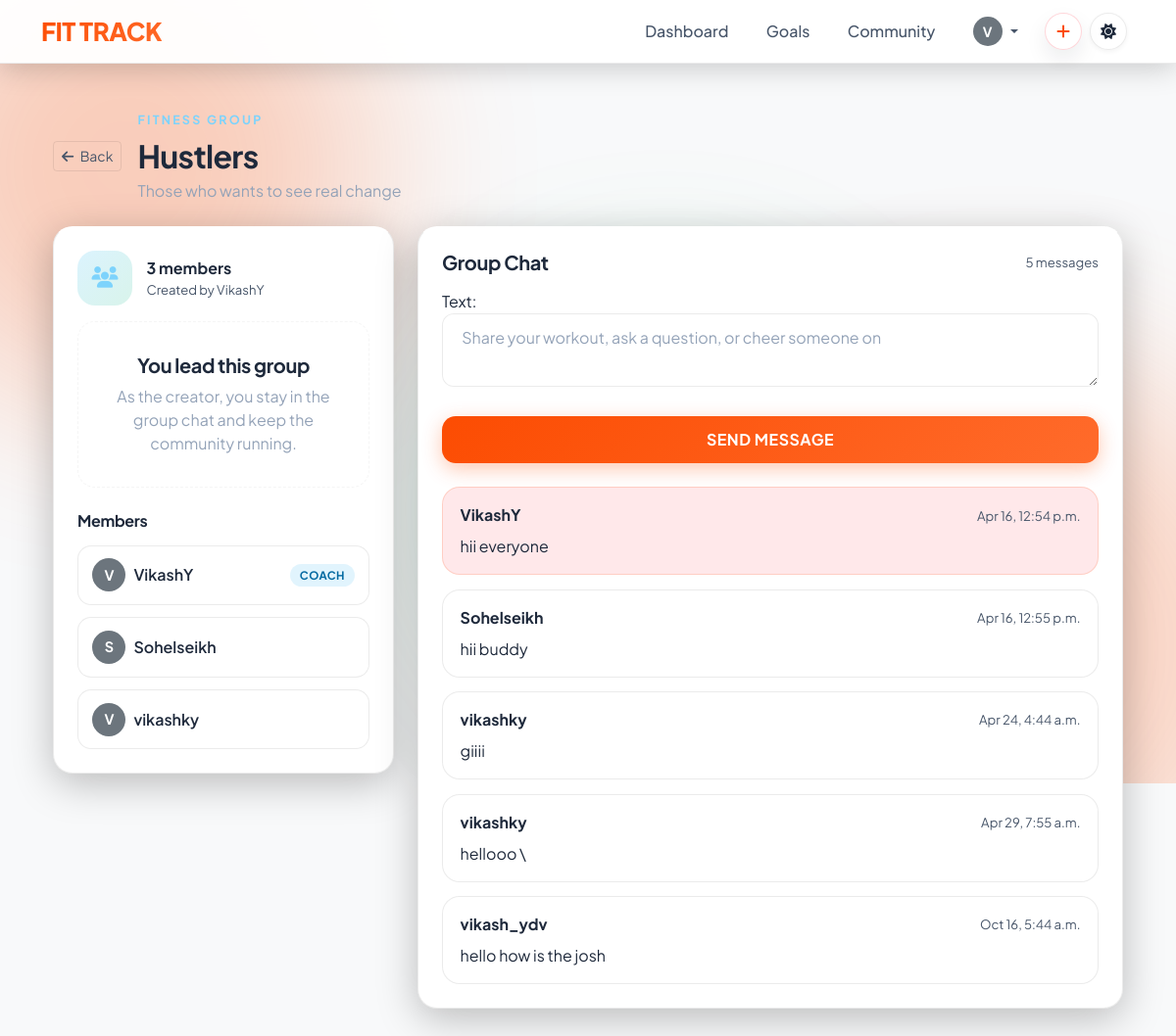
The app's page /users/community/groups/hustlers/ (signed in) with its own data.
### users/models.py (models this page shows, shortened)
class CustomUser(AbstractUser):
    age = models.PositiveIntegerField(null=True, blank=True)
    height = models.FloatField(null=True, blank=True, help_text="Height in cm")
    weight = models.FloatField(null=True, blank=True, help_text="Weight in kg")
    ACTIVITY_LEVEL_CHOICES = [
        ('Sedentary', 'Sedentary'),
        ('Lightly Active', 'Lightly Active'),
        ('Moderately Active', 'Moderately Active'),
        ('Very Active', 'Very Active'),
        ('Extra Active', 'Extra Active')
    ]
    activity_level = models.CharField(max_length=20, choices=ACTIVITY_LEVEL_CHOICES, blank=True, null=True)
    profile_picture = models.ImageField(upload_to='profile_pics/', blank=True, null=True)
    strava_athlete_id = models.BigIntegerField(blank=True, null=True)
    strava_access_token = models.CharField(max_length=255, blank=True)
    strava_refresh_token = models.CharField(max_length=255, blank=True)
    strava_token_expires_at = models.DateTimeField(blank=True, null=True)
    strava_scopes = models.CharField(max_length=255, blank=True)
    strava_last_sync_at = models.DateTimeField(blank=True, null=True)

class FitnessGroup(models.Model):
    name = models.CharField(max_length=120, unique=True)
    slug = models.SlugField(max_length=140, unique=True, blank=True)
    description = models.TextField(blank=True)
    created_by = models.ForeignKey(CustomUser, on_delete=models.CASCADE, related_name='created_fitness_groups')
    members = models.ManyToManyField(CustomUser, related_name='fitness_groups', blank=True)
    created_at = models.DateTimeField(auto_now_add=True)
    class Meta:
        ordering = ['name']

class GroupMessage(models.Model):
    group = models.ForeignKey(FitnessGroup, on_delete=models.CASCADE, related_name='messages')
    user = models.ForeignKey(CustomUser, on_delete=models.CASCADE, related_name='group_messages')
    text = models.TextField()
    created_at = models.DateTimeField(auto_now_add=True)
    class Meta:
        ordering = ['created_at']

### users/views.py (the view)
# urls.py: path('community/groups/<slug:slug>/', views.group_detail, name='group_detail'),
@login_required
def group_detail(request, slug):
    group = get_object_or_404(
        FitnessGroup.objects.select_related('created_by').prefetch_related('members', 'messages__user'),
        slug=slug,
    )
    is_member = group.members.filter(id=request.user.id).exists()
    if request.method == 'POST':
        if not is_member:
            messages.error(request, 'Join this fitness group to start chatting.')
            return redirect('group_detail', slug=group.slug)
        form = GroupMessageForm(request.POST)
        if form.is_valid():
            message = form.save(commit=False)
            message.group = group
            message.user = request.user
            message.save()
            messages.success(request, 'Message sent to the group.')
            return redirect('group_detail', slug=group.slug)
    else:
        form = GroupMessageForm()
    context = {
        'group': group,
        'messages_list': group.messages.select_related('user').all(),
        'is_member': is_member,
        'message_form': form,
    }
    return render(request, 'users/group_detail.html', context)

### users/forms.py
class GroupMessageForm(forms.ModelForm):
    class Meta:
        model = GroupMessage
        fields = ['text']
        widgets = {
            'text': forms.Textarea(attrs={'class': 'form-control', 'rows': 2, 'placeholder': 'Share your workout, ask a question, or cheer someone on'}),
        }

### fitness tracker/users/templates/users/group_detail.html (shortened to what this page needs)
{% extends "base.html" %}
{% block content %}
<div class="container py-4">
    <div class="d-flex align-items-center gap-3 mb-4">
        <a href="{% url 'user_list' %}" class="btn btn-sm btn-outline-secondary">
            <i class="fa-solid fa-arrow-left me-1"></i> Back
        </a>
        <div>
            <p class="auth-hero-kicker mb-2">Fitness Group</p>
            <h2 class="fw-bold mb-1">{{ group.name }}</h2>
            <p class="text-muted mb-0">{{ group.description|default:"Train together, share progress, and keep the momentum going." }}</p>
        </div>
    </div>
    <div class="row g-4">
        <div class="col-lg-4">
            <div class="strava-card p-4">
                <div class="community-group-hero mb-3">
                    <div class="community-group-hero__icon">
                        <i class="fa-solid fa-users"></i>
                    </div>
                    <div>
                        <div class="fw-bold">{{ group.members.count }} members</div>
                        <div class="goal-meta">Created by {{ group.created_by.username }}</div>
                    </div>
                </div>
                {% if request.user == group.created_by %}
                <div class="empty-state-panel mb-4">
                    <h5 class="mb-2">You lead this group</h5>
                    <p class="text-muted mb-0">As the creator, you stay in the group chat and keep the community running.</p>
                </div>
                {% endif %}
                <h6 class="fw-bold mb-3">Members</h6>
                <div class="community-member-list">
                    {% for member in group.members.all %}
                    <div class="community-member-row">
                        <div class="d-flex align-items-center gap-2">
                            {% if member.profile_picture %}
                            <img src="{{ member.profile_picture.url }}" alt="{{ member.username }}" class="rounded-circle" style="width: 34px; height: 34px; object-fit: cover;">
                            {% else %}
                            <div class="rounded-circle bg-secondary text-white d-flex align-items-center justify-content-center" style="width: 34px; height: 34px; font-size: 0.9rem; font-weight: 700;">
                                {{ member.username|make_list|first|upper }}
                            </div>
                            {% endif %}
                            <span class="fw-semibold">{{ member.username }}</span>
                        </div>
                        {% if member == group.created_by %}
                        <span class="goal-chip">Coach</span>
                        {% endif %}
                    </div>
                    {% endfor %}
                </div>
            </div>
        </div>
        <div class="col-lg-8">
            <div class="strava-card p-4">
                <div class="d-flex justify-content-between align-items-center mb-3">
                    <h5 class="fw-bold mb-0">Group Chat</h5>
                    <span class="goal-meta">{{ messages_list|length }} messages</span>
                </div>
                {% if is_member %}
                <form method="post" class="dashboard-form-stack mb-4">
                    {{ message_form.as_p }}
                    <button type="submit" class="btn btn-primary align-self-start">Send Message</button>
                </form>
                {% else %}
                <div class="empty-state-panel mb-4">
                    <h5 class="mb-2">Join to chat</h5>
                    <p class="text-muted mb-0">You can read about the group now, but you need to join before posting messages.</p>
                </div>
                {% endif %}
                <div class="community-chat-stream">
                    {% for item in messages_list %}
                    <div class="community-chat-bubble {% if item.user == request.user %}community-chat-bubble--own{% endif %}">
                        <div class="d-flex justify-content-between align-items-center gap-3 mb-2">
                            <strong>{{ item.user.username }}</strong>
                            <span class="goal-meta">{{ item.created_at|date:"M d, P" }}</span>
                        </div>
                        <p class="mb-0">{{ item.text }}</p>
                    </div>
                    {% empty %}
                    <div class="empty-state-panel">
                        <h5 class="mb-2">No messages yet</h5>
                        <p class="text-muted mb-0">Be the first person to welcome everyone and get the conversation moving.</p>
                    </div>
                    {% endfor %}
                </div>
            </div>
        </div>
    </div>
</div>
{% endblock %}

### templates/base.html (shortened to what this page needs)
{% load static %}
<!DOCTYPE html>
<html lang="en">
<head>
  <link href="https://cdn.jsdelivr.net/npm/bootstrap@5.3.0/dist/css/bootstrap.min.css" rel="stylesheet">
  <link rel="stylesheet" href="https://cdnjs.cloudflare.com/ajax/libs/font-awesome/6.4.0/css/all.min.css">
  <link rel="stylesheet" href="{% static 'css/main.css' %}">
  <link rel="stylesheet" href="https://unpkg.com/leaflet@1.9.4/dist/leaflet.css"/>
</head>
<body>
  <div class="ambient-bg">
    <div class="ambient-orb orb-1"></div>
  </div>
  <nav class="navbar navbar-expand-lg navbar-custom sticky-top">
    <div class="container">
      <a class="navbar-brand" href="{% url 'dashboard' %}">
        FIT TRACK
      </a>
      <div class="collapse navbar-collapse" id="navbarNav">
        <ul class="navbar-nav ms-auto align-items-center">
          {% if user.is_authenticated %}
          <li class="nav-item">
            <a class="nav-link" href="{% url 'dashboard' %}">Dashboard</a>
          </li>
          <li class="nav-item">
            <a class="nav-link" href="{% url 'goals_page' %}">Goals</a>
          </li>
          <li class="nav-item">
            <a class="nav-link" href="{% url 'user_list' %}">Community</a>
          </li>
          <li class="nav-item dropdown">
            <a class="nav-link dropdown-toggle d-flex align-items-center" href="#" id="navbarDropdown" role="button"
              data-bs-toggle="dropdown" aria-expanded="false">
              {% if user.profile_picture %}
              <img src="{{ user.profile_picture.url }}" alt="Profile" class="rounded-circle me-1"
                style="width: 30px; height: 30px; object-fit: cover;">
              {% else %}
              <div class="rounded-circle bg-secondary text-white d-flex align-items-center justify-content-center me-1"
                style="width: 30px; height: 30px; font-size: 14px; font-weight: bold;">
                {{ user.username|make_list|first|upper }}
              </div>
              {% endif %}
            </a>
          </li>
          <li class="nav-item ms-2 d-none d-lg-block">
            <div class="dropdown">
              <button class="btn d-flex align-items-center justify-content-center p-0 rounded-circle quick-create-btn"
                type="button" data-bs-toggle="dropdown"
                style="width: 38px; height: 38px;">
                <i class="fa-solid fa-plus m-0"></i>
              </button>
            </div>
          </li>
          {% endif %}
          <li class="nav-item ms-2 me-2 d-flex align-items-center">
            <button id="themeToggleBtn" class="theme-toggle-btn" aria-label="Toggle Theme">
              <i class="fa-solid fa-moon" id="themeIcon"></i>
            </button>
          </li>
        </ul>
      </div>
    </div>
  </nav>
  <main class="container py-4">
    {% block content %}{% endblock %}
  </main>
</body>
</html>

### records on screen
CustomUser: username|make_list "V", username "VikashY", shows "COACH"
FitnessGroup: name "Hustlers", description "Those who wants to see real change", members.count "3", created_by.username "VikashY"
CustomUser: username|make_list "S", username "Sohelseikh"
CustomUser: username|make_list "V", username "vikashky"
GroupMessage: user.username "VikashY", created_at "Apr 16, 12:54 p.m.", text "hii everyone"
GroupMessage: user.username "Sohelseikh", created_at "Apr 16, 12:55 p.m.", text "hii buddy"
GroupMessage: user.username "vikashky", created_at "Apr 24, 4:44 a.m.", text "giiii"
GroupMessage: user.username "vikashky", created_at "Apr 29, 7:55 a.m.", text "hellooo \\"
GroupMessage: user.username "vikash_ydv", created_at "Oct 16, 5:44 a.m.", text "hello how is the josh"

### other values on screen
{{ messages_list|length }} "5"
